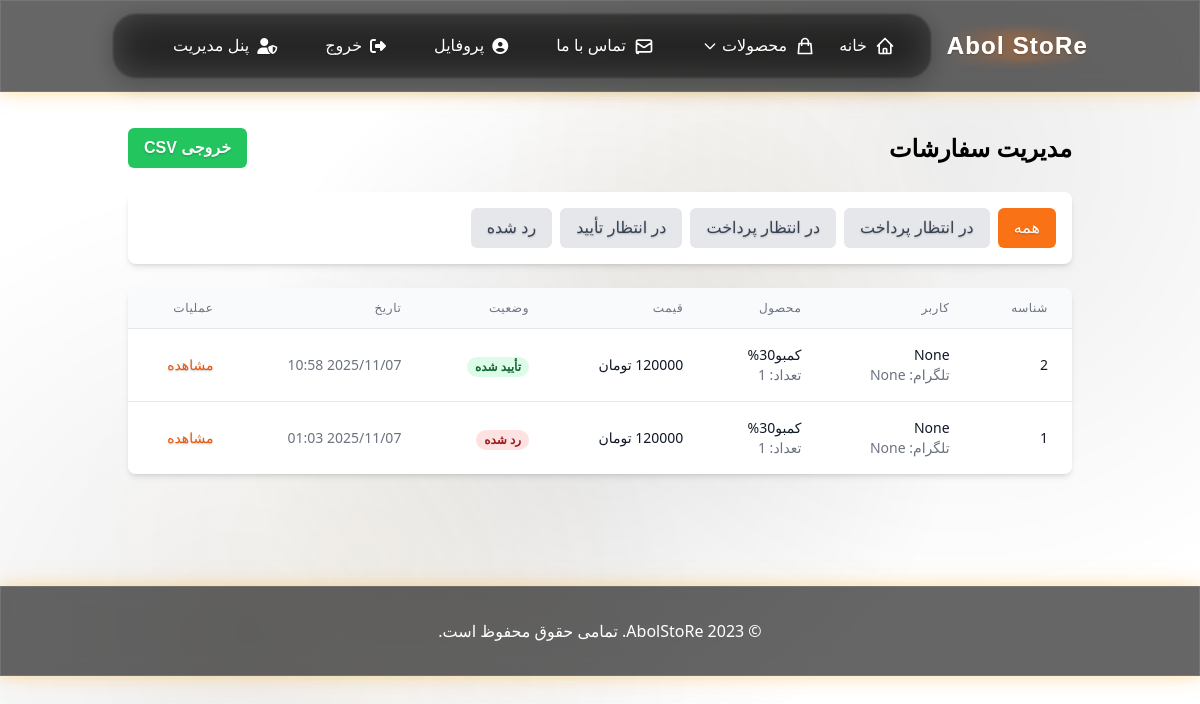
Page /orders/admin/ (signed in) on the committed database.
### apps/orders/models.py (models this page shows, shortened)
class Order(models.Model):
    STATUS_CHOICES = (
        ('pending', 'ثبت شده'),
        ('waiting', 'در انتظار تأیید'),
        ('confirmed', 'تأیید شده'),
        ('rejected', 'رد شده'),
        ('delivered', 'تحویل شده'),
    )
    user = models.ForeignKey(settings.AUTH_USER_MODEL, on_delete=models.CASCADE, related_name='orders', verbose_name=_('کاربر'))
    product = models.ForeignKey(Product, on_delete=models.CASCADE, related_name='orders', verbose_name=_('محصول'))
    quantity = models.PositiveIntegerField(_('تعداد'), default=1)
    total_price = models.PositiveIntegerField(_('قیمت کل (تومان)'))
    status = models.CharField(_('وضعیت'), max_length=20, choices=STATUS_CHOICES, default='pending')
    referral_code = models.CharField(_('کد معرف'), max_length=50, blank=True, null=True)
    created_at = models.DateTimeField(_('تاریخ ایجاد'), auto_now_add=True)
    updated_at = models.DateTimeField(_('تاریخ بروزرسانی'), auto_now=True)
    class Meta:
        verbose_name = _('سفارش')
        verbose_name_plural = _('سفارشات')
        ordering = ['-created_at']

### apps/accounts/models.py (models this page shows, shortened)
class User(AbstractUser):
    full_name = models.CharField(_('نام کامل'), max_length=150, blank=True)
    phone_number = models.CharField(_('شماره موبایل'), max_length=15, blank=True, null=True, unique=True)
    telegram_id = models.CharField(_('آیدی تلگرام'), max_length=100, blank=True, null=True, unique=True)
    accepted_terms = models.BooleanField(_('پذیرش قوانین'), default=False)
    class Meta:
        verbose_name = _('کاربر')
        verbose_name_plural = _('کاربران')

### apps/store/models.py (models this page shows, shortened)
class Product(models.Model):
    GUARANTEE_CHOICES = (
        ('metaK', 'متیک'),
        ('legend', 'لجند'),
        ('supertash', 'سوپرتاش'),
    )
    category = models.ForeignKey(Category, on_delete=models.SET_NULL, null=True, blank=True, related_name='products', verbose_name=_('دسته بندی'))
    name = models.CharField(_('نام محصول'), max_length=200)
    slug = models.SlugField(_('اسلاگ'), max_length=200, unique=True, allow_unicode=True)
    description = models.TextField(_('توضیحات'))
    price = models.PositiveIntegerField(_('قیمت (تومان)'))
    guarantee_type = models.CharField(_('نوع تضمین'), max_length=20, choices=GUARANTEE_CHOICES)
    stock = models.PositiveIntegerField(_('تعداد موجودی (پارت)'), default=1)
    image = models.ImageField(_('تصویر محصول'), upload_to='products/', blank=True, null=True)
    webp_image = models.ImageField(_('تصویر WebP محصول'), upload_to='products/webp/', blank=True, null=True)
    is_active = models.BooleanField(_('فعال'), default=True)
    created_at = models.DateTimeField(_('تاریخ ایجاد'), auto_now_add=True)
    updated_at = models.DateTimeField(_('تاریخ بروزرسانی'), auto_now=True)
    sales_count = models.PositiveIntegerField(_('تعداد فروش'), default=0)
    class Meta:
        verbose_name = _('محصول')
        verbose_name_plural = _('محصولات')
        ordering = ['-created_at']

### apps/orders/views.py (the view)
# urls.py: path('admin/', views.admin_order_list, name='admin_order_list'),
@login_required
def admin_order_list(request):
    if not request.user.is_staff:
        messages.error(request, 'شما دسترسی به این بخش را ندارید.')
        return redirect('store:home')
    status = request.GET.get('status', '')
    if status:
        orders = Order.objects.filter(status=status).order_by('-created_at')
    else:
        orders = Order.objects.all().order_by('-created_at')
    return render(request, 'orders/admin/order_list.html', {'orders': orders, 'current_status': status})

### apps/store/urls.py (called while the page is built)
    def to_url(self, value):
        return value

### config/context_processors.py (called while the page is built)
def cart_count(request):
    cart_count = 0
    if request.user.is_authenticated:
        cart_count = Order.objects.filter(
            user=request.user,
            status__in=['pending', 'waiting']
        ).count()
    return {'cart_count': cart_count}

def categories_context(request):
    categories = Category.objects.filter(is_active=True).order_by('name')
    return {'categories': categories}

### frontend/templates/orders/admin/order_list.html (shortened to what this page needs)
{% extends 'base.html' %}
{% load humanize %}
{% block content %}
<div class="container mx-auto px-4 py-8">
    <div class="flex justify-between items-center mb-6">
        <h1 class="text-2xl font-bold text-navy-700">مدیریت سفارشات</h1>
        <a href="{% url 'orders:export_orders_csv' %}" class="bg-green-500 hover:bg-green-600 text-white font-bold py-2 px-4 rounded-md transition-colors duration-300">
            خروجی CSV
        </a>
    </div>
    <div class="bg-white rounded-lg shadow-md p-4 mb-6">
        <div class="flex flex-wrap gap-2">
            <a href="{% url 'orders:admin_order_list' %}" class="px-4 py-2 rounded-md {% if not current_status %}bg-orange-500 text-white{% else %}bg-gray-200 text-gray-700 hover:bg-gray-300{% endif %}">
                همه
            </a>
            <a href="{% url 'orders:admin_order_list' %}?status=pending" class="px-4 py-2 rounded-md {% if current_status == 'pending' %}bg-orange-500 text-white{% else %}bg-gray-200 text-gray-700 hover:bg-gray-300{% endif %}">
                در انتظار پرداخت
            </a>
            <a href="{% url 'orders:admin_order_list' %}?status=waiting" class="px-4 py-2 rounded-md {% if current_status == 'waiting' %}bg-orange-500 text-white{% else %}bg-gray-200 text-gray-700 hover:bg-gray-300{% endif %}">
                در انتظار پرداخت
            </a>
            <a href="{% url 'orders:admin_order_list' %}?status=confirmed" class="px-4 py-2 rounded-md {% if current_status == 'confirmed' %}bg-orange-500 text-white{% else %}bg-gray-200 text-gray-700 hover:bg-gray-300{% endif %}">
                در انتظار تأیید
            </a>
            <a href="{% url 'orders:admin_order_list' %}?status=rejected" class="px-4 py-2 rounded-md {% if current_status == 'rejected' %}bg-orange-500 text-white{% else %}bg-gray-200 text-gray-700 hover:bg-gray-300{% endif %}">
                رد شده
            </a>
        </div>
    </div>
    <div class="bg-white rounded-lg shadow-md overflow-hidden">
        <table class="min-w-full divide-y divide-gray-200">
            <thead class="bg-gray-50">
                <tr>
                    <th scope="col" class="px-6 py-3 text-right text-xs font-medium text-gray-500 uppercase tracking-wider">شناسه</th>
                    <th scope="col" class="px-6 py-3 text-right text-xs font-medium text-gray-500 uppercase tracking-wider">کاربر</th>
                    <th scope="col" class="px-6 py-3 text-right text-xs font-medium text-gray-500 uppercase tracking-wider">محصول</th>
                    <th scope="col" class="px-6 py-3 text-right text-xs font-medium text-gray-500 uppercase tracking-wider">قیمت</th>
                    <th scope="col" class="px-6 py-3 text-right text-xs font-medium text-gray-500 uppercase tracking-wider">وضعیت</th>
                    <th scope="col" class="px-6 py-3 text-right text-xs font-medium text-gray-500 uppercase tracking-wider">تاریخ</th>
                    <th scope="col" class="px-6 py-3 text-right text-xs font-medium text-gray-500 uppercase tracking-wider">عملیات</th>
                </tr>
            </thead>
            <tbody class="bg-white divide-y divide-gray-200">
                {% for order in orders %}
                <tr>
                    <td class="px-6 py-4 whitespace-nowrap text-sm text-gray-900">
                        {{ order.id }}
                    </td>
                    <td class="px-6 py-4 whitespace-nowrap">
                        <div class="text-sm font-medium text-gray-900">{{ order.user.phone_number }}</div>
                        <div class="text-sm text-gray-500">تلگرام: {{ order.user.telegram_id }}</div>
                    </td>
                    <td class="px-6 py-4 whitespace-nowrap">
                        <div class="text-sm font-medium text-gray-900">{{ order.product.name }}</div>
                        <div class="text-sm text-gray-500">تعداد: {{ order.quantity }}</div>
                    </td>
                    <td class="px-6 py-4 whitespace-nowrap text-sm text-gray-900">
                        {{ order.total_price|floatformat:0|intcomma }} تومان
                    </td>
                    <td class="px-6 py-4 whitespace-nowrap">
                        <span class="px-2 inline-flex text-xs leading-5 font-semibold rounded-full
                            {% if order.status == 'pending' %}bg-yellow-100 text-yellow-800
                            {% elif order.status == 'waiting' %}bg-blue-100 text-blue-800
                             {% elif order.status == 'confirmed' %}bg-green-100 text-green-800
                            {% elif order.status == 'rejected' %}bg-red-100 text-red-800
                            {% endif %}">
                            {{ order.get_status_display }}
                        </span>
                    </td>
                    <td class="px-6 py-4 whitespace-nowrap text-sm text-gray-500">
                        {{ order.created_at|date:"Y/m/d H:i" }}
                    </td>
                    <td class="px-6 py-4 whitespace-nowrap text-sm font-medium">
                        <a href="{% url 'orders:admin_order_detail' order.id %}" class="text-orange-600 hover:text-orange-800">مشاهده</a>
                    </td>
                </tr>
                {% empty %}
                <tr>
                    <td colspan="7" class="px-6 py-4 text-center text-sm text-gray-500">
                        سفارشی یافت نشد.
                    </td>
                </tr>
                {% endfor %}
            </tbody>
        </table>
    </div>
</div>
{% endblock %}

### rows in the picture
Order: id "2", user.phone_number "None", user.telegram_id "None", product.name "کمبو30%", quantity "1", total_price "120000", status "تأیید شده", created_at "2025/11/07 10:58"
Order: id "1", user.phone_number "None", user.telegram_id "None", product.name "کمبو30%", quantity "1", total_price "120000", status "رد شده", created_at "2025/11/07 01:03"
